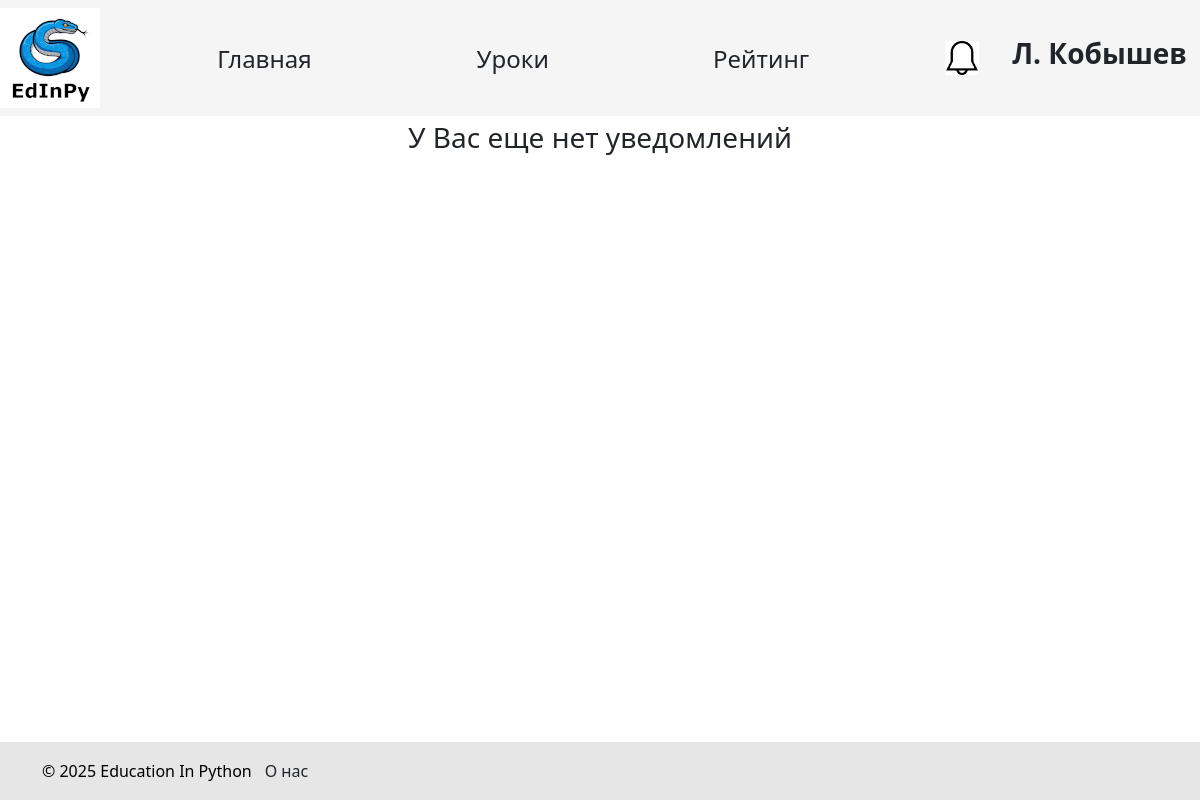
Page /notifications (signed in) on the earlier database version.
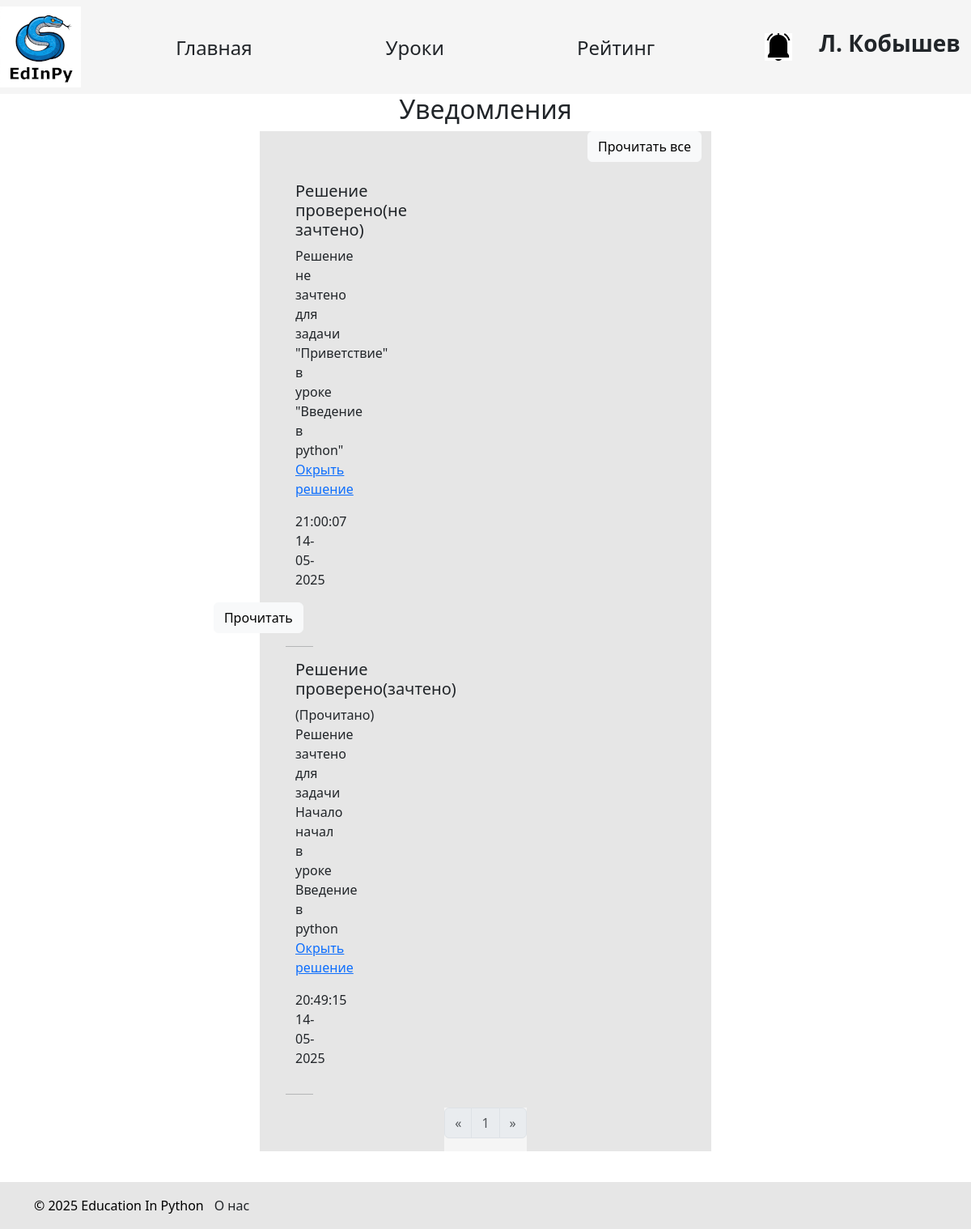
Same page on the later database version.
### data/students.py (models this page shows, shortened)
class Student(SqlAlchemyBase, UserMixin):
    __tablename__ = 'students'
    id = sqlalchemy.Column(sqlalchemy.Integer, primary_key=True, autoincrement=True)
    name = sqlalchemy.Column(sqlalchemy.String, nullable=True)
    surname = sqlalchemy.Column(sqlalchemy.String, nullable=True)
    age = sqlalchemy.Column(sqlalchemy.Integer, nullable=True)
    email = sqlalchemy.Column(sqlalchemy.String, index=True, unique=True, nullable=False)
    hashed_password = sqlalchemy.Column(sqlalchemy.String, nullable=False)
    completed_tasks = sqlalchemy.Column(sqlalchemy.Integer, default=0)
    teacher_id = sqlalchemy.Column(sqlalchemy.Integer, sqlalchemy.ForeignKey("teachers.id"))
    teacher = orm.relationship('Teacher', back_populates='student')
    task = orm.relationship('Solution', back_populates='student')
    image_name = sqlalchemy.Column(sqlalchemy.Text, nullable=True, unique=True)
    def has_notifications(self):
        with create_session() as db_sess:
            result = db_sess.query(StudentNotification).filter(StudentNotification.student_id == current_user.id,
                                                               StudentNotification.is_read == False).first()
            return result is not None

### data/student_notifications.py (models this page shows)
class StudentNotification(SqlAlchemyBase):
    __tablename__ = 'student_notifications'
    id = sqlalchemy.Column(sqlalchemy.Integer, primary_key=True, autoincrement=True)
    student_id = sqlalchemy.Column(sqlalchemy.Integer, sqlalchemy.ForeignKey("students.id"), nullable=False)
    title = sqlalchemy.Column(sqlalchemy.String)
    content = sqlalchemy.Column(sqlalchemy.String)
    is_read = sqlalchemy.Column(sqlalchemy.Boolean, default=False)
    created_at = sqlalchemy.Column(sqlalchemy.DateTime, default=datetime.datetime.now)

### main.py (the view)
@app.route('/notifications')
@login_required
def notifications():
    if current_user.__class__ == Teacher:
        table = TeacherNotification
        table_id = TeacherNotification.teacher_id
    elif current_user.__class__ == Student:
        table = StudentNotification
        table_id = StudentNotification.student_id
    else:
        return redirect("/")
    page_arg = request.args.get('page')
    if not page_arg:
        page_arg = 0
    else:
        page_arg = int(page_arg) - 1
    if page_arg < 0:
        page_arg = 0
    page_limit = 5
    with db_session.create_session() as db_sess:
        cnt = db_sess.query(table).filter(table_id == current_user.id).count()
        if page_arg * page_limit >= cnt and cnt:
            return redirect('/notifications')
        notifications = db_sess.query(table).filter(table_id == current_user.id) \
            .order_by(table.is_read.asc(), table.created_at.desc()) \
            .limit(page_limit).offset(page_arg * page_limit).all()
        pages = []
        for i in range(page_arg - 2, page_arg + 3):
            if i >= 0 and i * page_limit < cnt:
                page = Page(f"/notifications?page={i + 1}", i + 1)
                if i == page_arg:
                    page.enabled = False
                pages.append(page)
        prev_page = Page(f"/notifications?page={page_arg}")
        next_page = Page(f"/notifications?page={page_arg + 2}")
        if page_arg - 1 < 0:
            prev_page.enabled = False
        if (page_arg + 1) * page_limit >= cnt:
            next_page.enabled = False
        return render_template('notifications.html', notifications=notifications, pages=pages,
                               current_page=page_arg + 1, prev_page=prev_page, next_page=next_page,
                               form_read=NotificationRead(), form_readall=NotificationReadAll())

### forms/notification.py
class NotificationRead(FlaskForm):
    submit = SubmitField('Прочитать')

class NotificationReadAll(FlaskForm):
    submit = SubmitField('Прочитать все')

### data/db_session.py (called while the page is built)
def create_session() -> Session:
    global __factory
    return __factory()

### main.py (called while the page is built)
@login_manager.user_loader
def load_user(id):
    try:
        id, cl = id.split("|")
        if cl not in USER_CLASSES:
            raise Exception
        with db_session.create_session() as db_sess:
            return Session.get(entity=USER_CLASSES[cl], ident=id, self=db_sess)  # создание сессии
    except Exception:
        return None

### templates/notifications.html
{% extends "base.html" %} {% block content %} {% if notifications %}
<h2 style="text-align: center">Уведомления</h2>
<div class="container w-50 text-center" style="background: rgb(230, 230, 230)">
  <div class="d-grid gap-2 d-md-flex justify-content-md-end">
    <form action="/notifications/readall?page={{ current_page }}" method="post">
      {{ form_readall.hidden_tag() }} {{ form_readall.submit(type="submit",
      class="btn btn-light") }}
    </form>
  </div>
  <br />
  <div class="notifications">
    {% for notification in notifications %}
    <div class="row">
      <div class="col">
        <div class="container w-90">
          <h5>{{ notification.title }}</h5>
          {% if notification.is_read %}(Прочитано){% endif %}
          <p class="text-start fs-6">{{ notification.content | safe }}</p>
          <p class="text-end fs-6">
            {{ notification.created_at.strftime("%H:%M:%S %d-%m-%Y") }}
          </p>
          <div class="d-grid gap-2 d-md-flex justify-content-md-end">
            {% if not notification.is_read %}
            <form
              action="/notifications/{{ notification.id }}/read?page={{ current_page }}"
              method="post"
            >
              {{ form_read.hidden_tag() }} {{ form_read.submit(type="submit",
              class="btn btn-light") }}
            </form>
            {% endif %}
          </div>
        </div>
      </div>
    </div>
    <hr />
    {% endfor %}
  </div>
  <div class="d-flex justify-content-center">
    <nav aria-label="Page navigation">
      <ul class="pagination">
        <li class="page-item">
          <a
            class="page-link {{ 'disabled' if not prev_page.enabled }}"
            href="{{ prev_page.link }}"
            aria-label="Previous"
          >
            <span aria-hidden="true">&laquo;</span>
          </a>
        </li>
        {% for page in pages %}
        <li class="page-item {{ 'disabled' if not page.enabled }}">
          <a class="page-link" href="{{ page.link }}">{{page.name }}</a>
        </li>
        {% endfor %}
        <li class="page-item {{ 'disabled' if not next_page.enabled }}">
          <a class="page-link" href="{{ next_page.link }}" aria-label="Next">
            <span aria-hidden="true">&raquo;</span>
          </a>
        </li>
      </ul>
    </nav>
  </div>
</div>
{% else %}
<div class="container mx-auto">
  <p class="fs-3 text-center">У Вас еще нет уведомлений</p>
</div>
{% endif %} {% endblock %}

### templates/base.html (shortened to what this page needs)
<!DOCTYPE html>
<html lang="ru">
  <head>
    <link
      href="https://cdn.jsdelivr.net/npm/bootstrap@5.3.3/dist/css/bootstrap.min.css"
      rel="stylesheet"
    />
    <link rel="stylesheet" href="../static/css/style.css" />
    <link rel="stylesheet" href="../static/css/base.css" />
  </head>
  <body>
    <header>
      <nav class="navbar navbar-light">
        <div class="logo">
          <a href="/">
            <img src="{{url_for('static', filename='edinpy.png')}}" />
          </a>
        </div>
        <div class="nav_buttons">
          <a href="/" type="button" class="btn main_page">Главная</a>
          <a href="/lessons" type="button" class="btn lessons">Уроки</a>
          <a href="/rating" type="button" class="btn rating">Рейтинг</a>
        </div>
        <div class="account">
          {% if current_user.is_authenticated %}
          <div class="notifications">
            {% if current_user.__class__.__name__ in ['Student', 'Teacher'] and
            current_user.has_notifications() %}
            <a href="/notifications">
              <img src="{{ url_for('static', filename='bell_black.png') }}" />
            </a>
            {% else %}
            <a href="/notifications"
              ><img src="{{ url_for('static', filename='bell_white.png') }}"
            /></a>
            {% endif %}
          </div>
          <div class="profile_user">
            <a href="/profile" class="btn"
              ><h3>
                <b>{{ current_user.name[0] }}. {{ current_user.surname }}</b>
              </h3></a
            >
          </div>
          {% endif %}
        </div>
      </nav>
    </header>
    <main role="main" class="container">{% block content %}{% endblock %}</main>
    <br /><br /><br /><br />
    <div id="footer">
      <div class="container ms-auto">
        <p>&copy; 2025 Education In Python</p>
        <a href="/about_us" class="btn about_us">О нас</a>
      </div>
    </div>
  </body>
</html>

### static/css/base.css (style rules this page uses)
nav { background-color: rgb(245, 245, 245); }
.logo { align-self: flex-start; background-color: rgb(245, 245, 245); }
div.nav_buttons { flex-grow: 1; display: flex; justify-content: space-evenly; flex-wrap: wrap; }
nav > div.nav_buttons a.main_page, nav > div.nav_buttons a.lessons, nav > div.nav_buttons a.solutions, nav > div.nav_buttons a.rating { width: 7em; height: 2em; font-size: 150%; }
div.notifications { width: 33.75px; align-self: center; margin: 0 20px; }
div.notifications img { width: 100%; background-color: rgb(245, 245, 245); }
.account { display: flex; justify-content: end; }
#footer { position: fixed; left: 0; bottom: 0; padding: 10px; background: rgb(230, 230, 230); color: black; width: 100%; }
#footer .container { display: flex; flex-direction: row; justify-content: start; }
#footer .container p { margin: 0; align-self: center; }

Differences in the rows shown:
added StudentNotification: title "Решение проверено(не зачтено)", content "Решение не зачтено для задачи \"Приветствие\" в уроке \"Введение в python\" Окрыть решение", created_at "21:00:07 14-05-2025"
added StudentNotification: title "Решение проверено(зачтено)", is_read "(Прочитано)", content "Решение зачтено для задачи Начало начал в уроке Введение в python Окрыть решение", created_at "20:49:15 14-05-2025"
Other differences:
form field submit: (not shown) → "Прочитать все"
text no longer shown: "У Вас еще нет уведомлений"
text now shown: "Уведомления « »"
new list line: "1"
